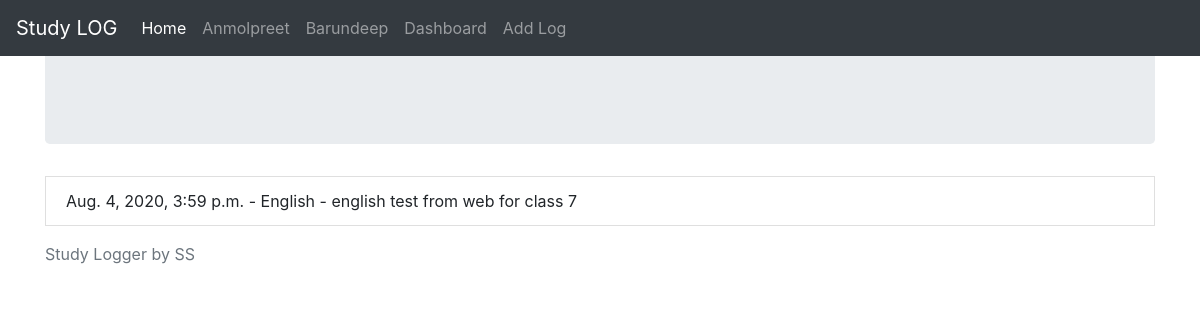
/study/6, run on an earlier commit of the app's database.
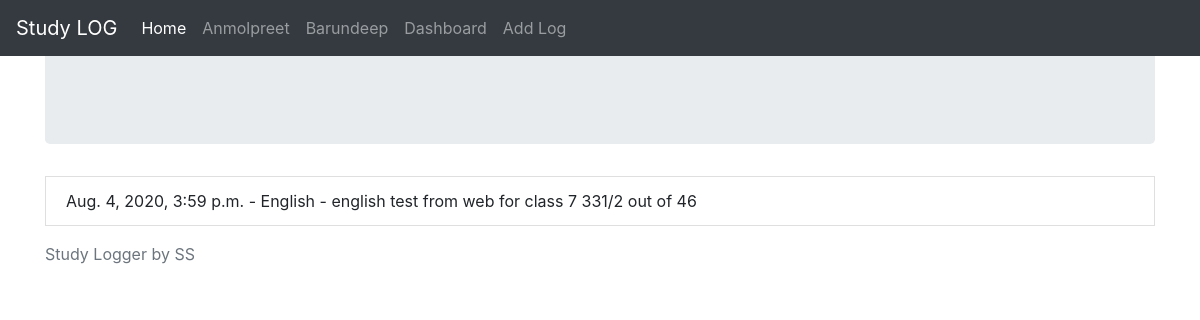
And on a later commit of the database.
### study/models.py (models this page shows, shortened)
class StudyLog(models.Model):
    subject = models.ForeignKey(Subject, on_delete=models.CASCADE)
    user = models.CharField(max_length=40)
    date = models.DateTimeField(default=timezone.now)
    update_date = models.DateTimeField(auto_now=True)
    description = models.TextField(max_length=300)
    next_review_date = models.DateTimeField(default=days_hence)

class Subject(models.Model):
    name = models.CharField(max_length=50)
    def __str__(self):
        return self.name

### study/views.py (the view)
# urls.py: path('study/<int:pk>', views.LogDetailView.as_view(), name="detail-view"),
class LogDetailView(DetailView):
    model = StudyLog
    template_name = "study/detail.html"

### study/templates/study/detail.html (shortened to what this page needs)
{% extends 'base.html' %}
{% block content %}
<div class="jumbotron">
</div>
<li class="list-group-item">{{object.date}} - {{object.subject}}  - {{object.description}} </li>
{% endblock content %}

What changed in the data, as far as the page shows it:
changed StudyLog "English": description "english test from web for class 7" → "english test from web for class 7 331/2 out of 46"
